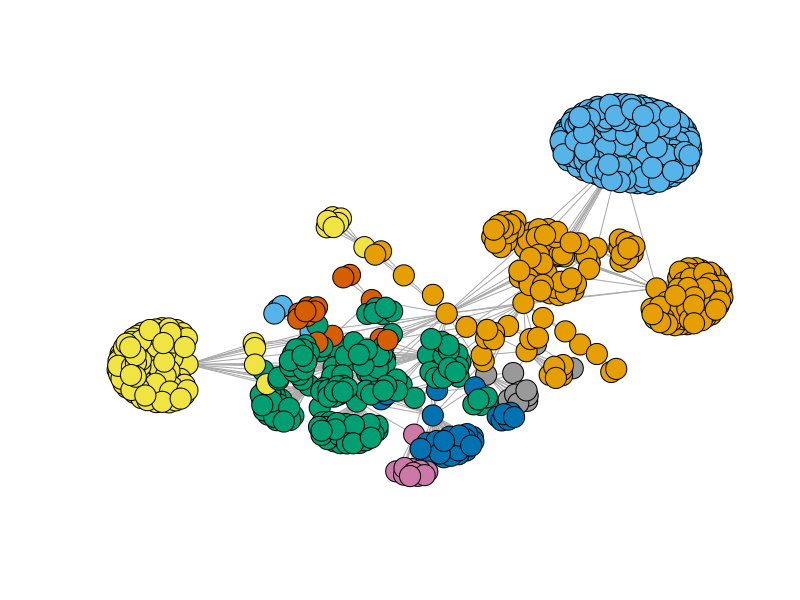
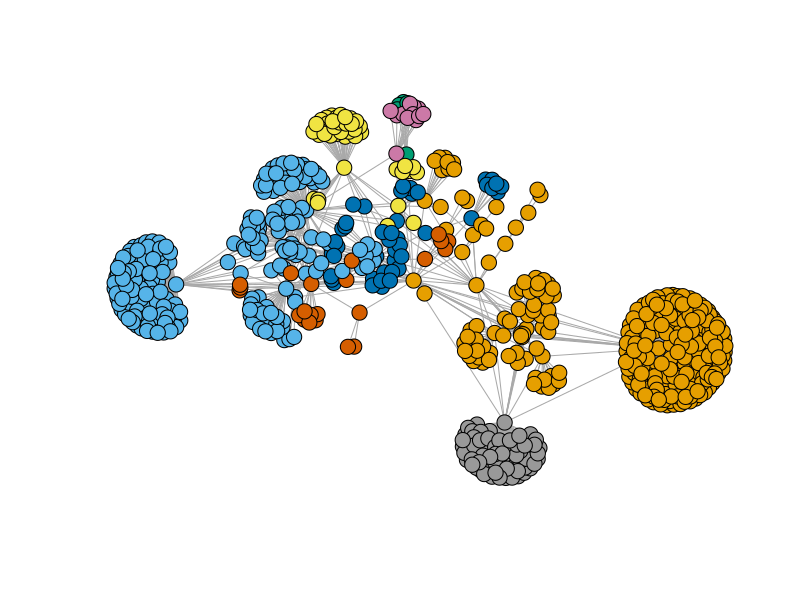
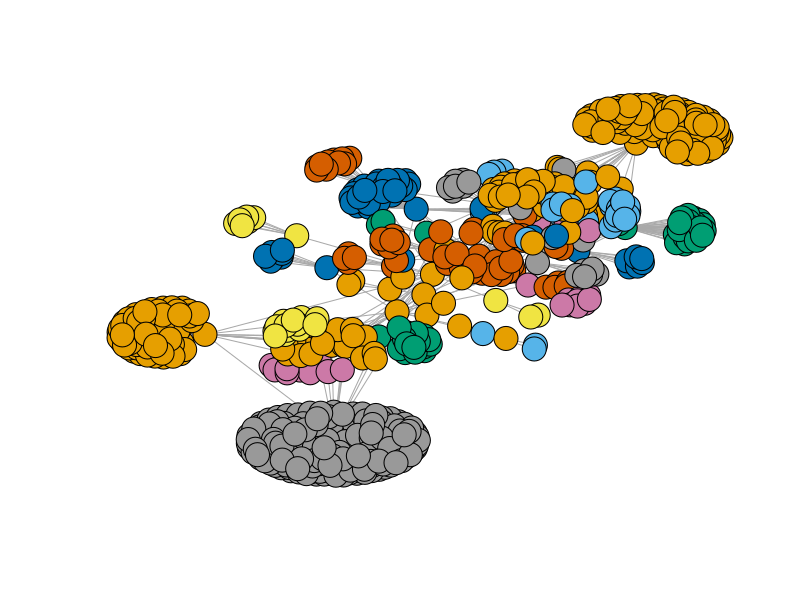

Source code (R) for these figures, in order:
folder = '/Users/Hila/Documents/ML/Targil3'
setwd(folder)
require(igraph)
ga.data = read.csv('1.csv',header = T)
ga_names =  graph.data.frame(ga.data,directed = F)
summary(ga_names)
V(ga_names)$name

#Remove self-Loops is exist 
ga_names = simplify(ga_names)

#Calculate betweenness 
ga_bet = betweenness(ga_names)
ga_bet = sort(ga_bet,decreasing = T)
names(ga_bet[1])

#Calculate closeness 
ga_close = closeness(ga_names)
ga_close = sort(ga_close, decreasing = T)
names(ga_close[1])

#Calculate eigenvector
ga_eigen = evcent(ga_names)
ga_eigen = sort(ga_eigen$vector, decreasing = T)
names(ga_eigen[1])

#Find commuinty with Girvan-Newman community detection
fc = edge.betweenness.community(ga_names)

#Cheack what is the modularity
fc$modularity

#What partition is the best?
max(fc$modularity)
which.max(fc$modularity)

#Color nodes by partitions 
memb = membership(fc)
plot(ga_names, vertex.size=7, vertex.label=NA,
     vertex.color=memb, asp=FALSE)

#How many communities received
max(levels(as.factor(memb)))

#What size of each commuinty
summary(as.factor(memb))


#Find commuinty with Multi-Level algorithm
#This function implements the multi-level modularity optimization algorithm for finding community structure.
ml = multilevel.community(ga_names)

#Cheack what is the modularity
ml$modularity

#What partition is the best?
max(ml$modularity)
which.max(ml$modularity)

#Color nodes by partitions 
memb = membership(ml)
plot(ga_names, vertex.size=5, vertex.label=NA,
     vertex.color=memb, asp=FALSE)

#How many communities received
max(levels(as.factor(memb)))

#What size of each commuinty
summary(as.factor(memb))


#Find commuinty with propagating labels algorithm
#This is a fast, nearly linear time algorithm for detecting community structure in networks.
#In works by labeling the vertices with unique labels and then updating the labels by majority voting in the neighborhood of the vertex.
pl = label.propagation.community(ga_names)

#Cheack what is the modularity
pl$modularity

#What partition is the best?
max(pl$modularity)
which.max(pl$modularity)

#Color nodes by partitions 
memb = membership(pl)

plot(ga_names, vertex.size=8, vertex.label=NA,
     vertex.color=memb, asp=FALSE)

#How many communities received
max(levels(as.factor(memb)))

#What size of each commuinty
summary(as.factor(memb))